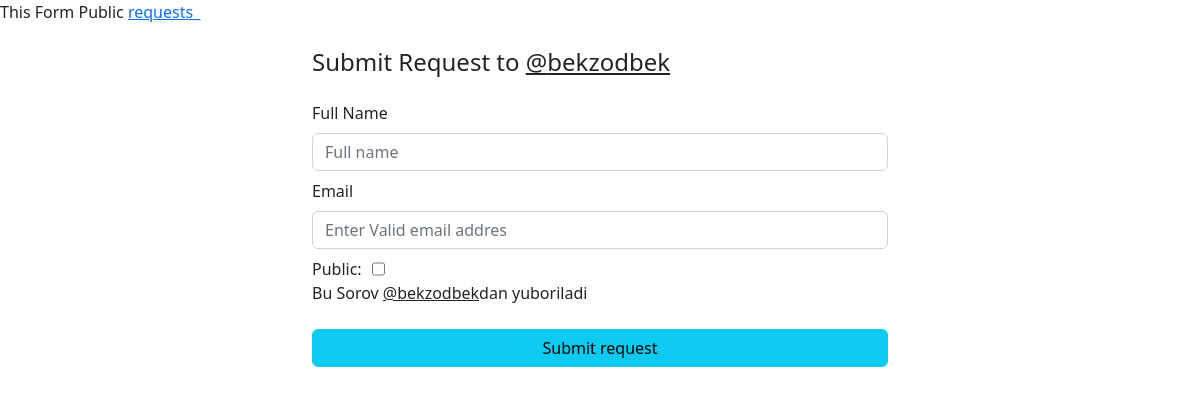
Before: /form/20221229183139740153/?form=requests (signed in) with the older database file.
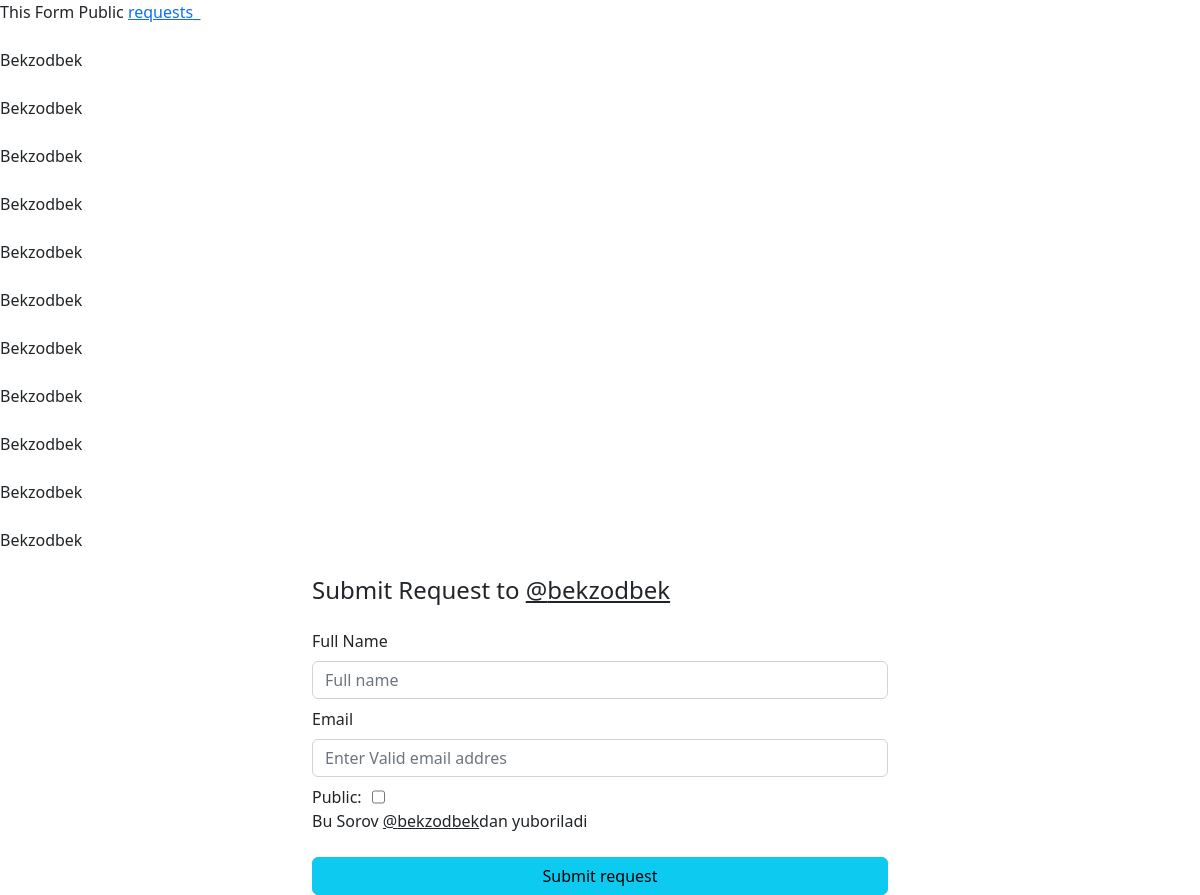
After: the same page with the newer database file.
### forms/models.py (models this page shows, shortened)
class Form(models.Model):
    title = models.CharField(max_length=50)
    slug = models.SlugField(unique=True)
    author = models.ForeignKey(CustomUser, on_delete=models.CASCADE, related_name='form')
    is_public = models.BooleanField(default=True)
    created_on = models.DateTimeField(("created on"), default=timezone.now)
    message = models.TextField(max_length=300)
    anonim_requests = models.BooleanField(default=False)

class CustomUser(AbstractUser):
    is_organiser = models.BooleanField(default=False)
    is_agent = models.BooleanField(default=False)

class FormRequest(models.Model):
    form = models.ForeignKey(Form, on_delete=models.CASCADE, related_name="form_requests")
    user = models.ForeignKey(CustomUser, on_delete=models.CASCADE, null=True, blank=True, related_name='user_request')
    is_public = models.BooleanField(default=False)
    as_anonim = models.BooleanField(default=False)
    view = models.BooleanField(default=False)
    full_name = models.CharField(max_length=32)
    email = models.EmailField()

### forms/views.py (the view)
# urls.py: path("form/<str:slug>/", SingleFormView, name='single'),
def SingleFormView(request, slug):
    single = Form.objects.get(slug=slug)
    tab = request.GET.get('form')
    requests_ = None
    if tab == "requests":
        if request.user.username == single.author.username:
            requests_ = single.form_requests.all()
        else:
            requests_ = single.form_requests.filter(is_public=True)
    form_ = get_object_or_404(Form, slug=slug)
    user_r = None
    if single.anonim_requests == False:
        if request.user.is_authenticated:
            user_r = get_object_or_404(CustomUser, username=request.user)
        else:
            return redirect(f"/login/?next={request.path}")
    else:
        if not request.user.is_authenticated:
            user_r = get_object_or_404(CustomUser, username='anonim')
    form_requests_count = form_.form_requests.count()
    new_request = None
    if request.method == 'POST':
        request_form = CreateFormRequestTest(data=request.POST)
        if request_form.is_valid():
            new_request = request_form.save(commit=False)
            new_request.form = form_
            if single.anonim_requests == True and request.user.is_authenticated:
                if new_request.as_anonim == False:
                    user_r = get_object_or_404(CustomUser, username=request.user)
                else:
                    user_r = get_object_or_404(CustomUser, username='anonim')
            new_request.user = user_r
            new_request.save()
            return redirect("base:submit_success", slug)
    else:
        request_form = CreateFormRequestTest()
    context = {
        "single":single,
        "form_requests_count":form_requests_count,
        "request_form":request_form,
        "requests_":requests_,
    }
    return render(request, 'pages/single-form.html', context)

### forms/form.py
class CreateFormRequestTest(forms.ModelForm):
    class Meta:
        model = FormRequest
        fields = ['is_public', 'full_name', 'email', 'as_anonim']

### templates/pages/single-form.html (shortened to what this page needs)
<!DOCTYPE html>
{% load static %}
<html lang="en">
<head>
    <link href="{% static 'assets/vendor/bootstrap/css/bootstrap.min.css' %}" rel="stylesheet">
    <link href="{% static 'assets/vendor/bootstrap-icons/bootstrap-icons.css' %}" rel="stylesheet">
</head>
<body>
    {% if single.is_public %}
    <span>This Form Public</span>
    {% else %}
    <span>This Form Private</span>
    {% endif %}
    <a href="?form=requests">requests_</a>
    <br>
    {% for y in requests_ %}
    <br>
    {{ y.full_name }}
    <br>
    {% endfor %}
    <div class="container w-50 mt-4">
        <h4>Submit Request to <a target="_blank" href="{% url 'base:profile' single.author %}" class="text-dark">@{{ single.author }}</a></h4>
        <form method="post" class="mt-4">
            {% load widget_tweaks %}
            <label for="full_name">Full Name</label>
            {% render_field request_form.full_name type="text" id="full_name" class="form-control mt-2 mb-2" placeholder="Full name" %}
            <label for="email">Email</label>
            {% render_field request_form.email type="email" class="form-control mt-2 mb-2" id="email" placeholder="Enter Valid email addres" %}
            <span class="d-flex">
                <label for="is_public" style="margin-right: 10px;">Public: </label>
                {% render_field request_form.is_public id="is_public" %}
            </span>
            {% if single.anonim_requests == True and request.user.is_authenticated %}
            <span class="d-flex">
                <label for="as_anonim" style="margin-right: 10px;">Anonim: </label>
                {% render_field request_form.as_anonim id="as_anonim" %}
            </span>
            {% else %}
            {% if request.user.is_authenticated %}
            <span>Bu Sorov <a href="{% url 'base:profile' request.user %}" class="text-dark">@{{request.user}}</a>dan yuboriladi</span>
            {% else %}
            <span>Bu Sorov Anonim Tarzda Yuboriladi</span>
            {% endif %}
            {% endif %}
            <button class="btn btn-info w-100 mt-4" type="submit">Submit request</button>
        </form>
    </div>
</body>
</html>

Changed rows visible on the page:
added FormRequest: full_name "Bekzodbek"
added FormRequest: full_name "Bekzodbek"
added FormRequest: full_name "Bekzodbek"
added FormRequest: full_name "Bekzodbek"
added FormRequest: full_name "Bekzodbek"
added FormRequest: full_name "Bekzodbek"
added FormRequest: full_name "Bekzodbek"
added FormRequest: full_name "Bekzodbek"
added FormRequest: full_name "Bekzodbek"
added FormRequest: full_name "Bekzodbek"
added FormRequest: full_name "Bekzodbek"
